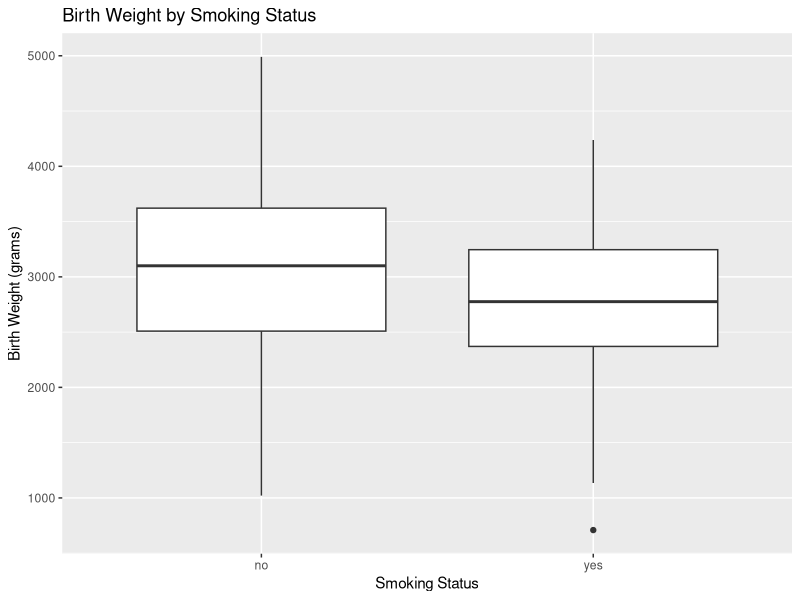
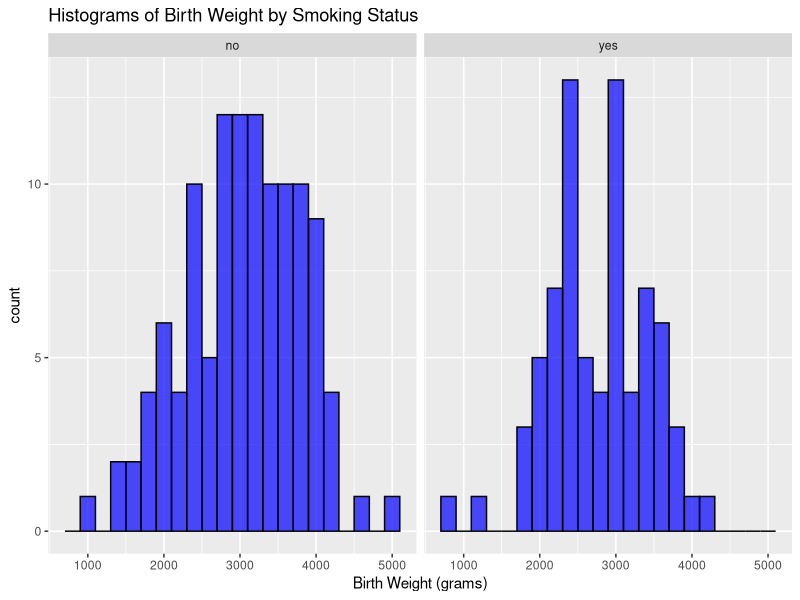
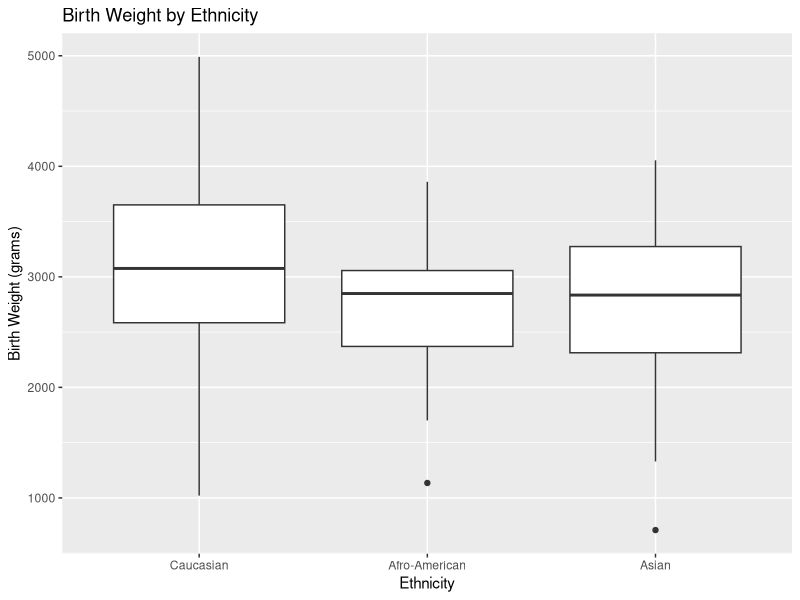

Write the R code that produced these figures, in order.
## ---- chunk 1
#| label: setup
#| include: false

# configure global options for R code chunks:
# warning = F to suppress the display of warning messages generated during the execution of code chunks
# message = F to suppress the display of messages produced during the execution of code chunks
knitr::opts_chunk$set(warning = FALSE, message = FALSE, eval=FALSE)
## ---- chunk 2
#| include: false

library(haven)
library(dplyr)
library(ggplot2)
library(car)

# Load the dataset
lowbwt <- read_sav("datasets/lowbwt.sav")

# Convert all variables to factors where needed
lowbwt <- lowbwt %>% mutate(across(where(is.labelled), as_factor))
## ---- chunk 3
# Create boxplot comparing birth weights for mothers who smoked and those who did not
ggplot(lowbwt, aes(x = smoke, y = bwt)) +
  geom_boxplot() +
  labs(x = "Smoking Status", y = "Birth Weight (grams)", title = "Birth Weight by Smoking Status")
## ---- chunk 4
# Perform independent samples t-test
independent_t_test <- t.test(bwt ~ smoke, data = lowbwt, var.equal = TRUE)

# Print results
print(independent_t_test)
## ---- chunk 5
# Create histograms of birth weight by smoking status
ggplot(lowbwt, aes(x = bwt)) +
  geom_histogram(binwidth = 200, fill = "blue", colour="black", alpha = 0.7) +
  facet_wrap(~smoke) +
  labs(x = "Birth Weight (grams)", title = "Histograms of Birth Weight by Smoking Status")
## ---- chunk 6
# Perform Levene's test for homogeneity of variances
levene_test <- leveneTest(bwt ~ smoke, data = lowbwt)
levene_test
## ---- chunk 7
# Calculate summary statistics by smoking status
summary_stats <- lowbwt %>%
  group_by(smoke) %>%
  summarise(mean = mean(bwt), sd = sd(bwt), n = n())
summary_stats
## ---- chunk 8
# Perform Mann-Whitney U test
wilcoxon_test <- wilcox.test(bwt ~ smoke, data = lowbwt)
wilcoxon_test
## ---- chunk 9
# Create boxplot comparing birth weights across ethnic groups
ggplot(lowbwt, aes(x = ethnicity, y = bwt)) +
  geom_boxplot() +
  labs(x = "Ethnicity", y = "Birth Weight (grams)", title = "Birth Weight by Ethnicity")
## ---- chunk 10
# Perform One-Way ANOVA
anova_result <- aov(bwt ~ ethnicity, data = lowbwt)

# Print summary of ANOVA
summary(anova_result)
## ---- chunk 11
# Perform pairwise comparisons with Bonferroni correction
posthoc <- pairwise.t.test(lowbwt$bwt, lowbwt$ethnicity, p.adjust.method = "bonferroni")
posthoc
## ---- chunk 12
# Perform Kruskal-Wallis test
kruskal_test <- kruskal.test(bwt ~ ethnicity, data = lowbwt)
kruskal_test
